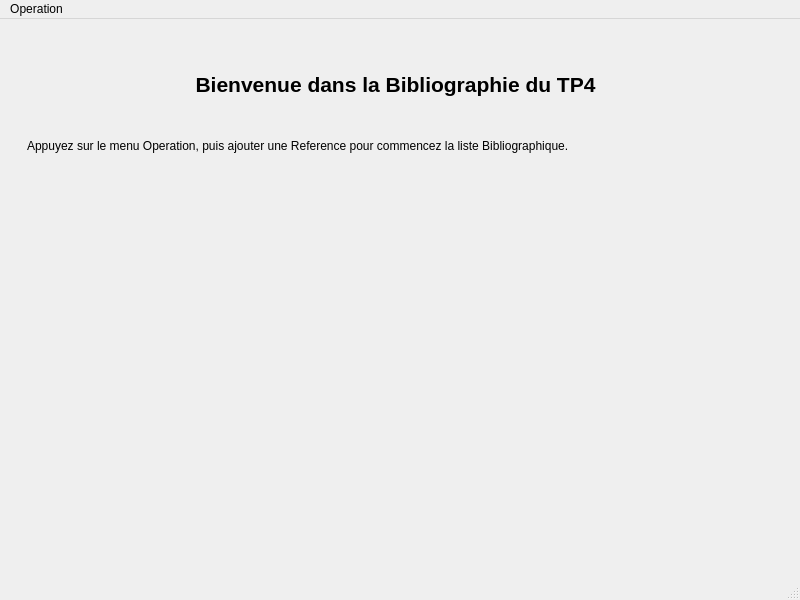
<?xml version="1.0" encoding="UTF-8"?>
<ui version="4.0">
 <class>FenetrePrincipale</class>
 <widget class="QMainWindow" name="FenetrePrincipale">
  <property name="geometry">
   <rect>
    <x>0</x>
    <y>0</y>
    <width>800</width>
    <height>600</height>
   </rect>
  </property>
  <property name="sizePolicy">
   <sizepolicy hsizetype="Preferred" vsizetype="Preferred">
    <horstretch>0</horstretch>
    <verstretch>0</verstretch>
   </sizepolicy>
  </property>
  <property name="windowTitle">
   <string>FenetrePrincipale</string>
  </property>
  <widget class="QWidget" name="centralwidget">
   <widget class="QLabel" name="label">
    <property name="geometry">
     <rect>
      <x>0</x>
      <y>10</y>
      <width>791</width>
      <height>111</height>
     </rect>
    </property>
    <property name="font">
     <font>
      <pointsize>16</pointsize>
      <weight>75</weight>
      <bold>true</bold>
     </font>
    </property>
    <property name="text">
     <string>Bienvenue dans la Bibliographie du TP4</string>
    </property>
    <property name="alignment">
     <set>Qt::AlignCenter</set>
    </property>
   </widget>
   <widget class="QLabel" name="txtAfficherBibliographie">
    <property name="geometry">
     <rect>
      <x>27</x>
      <y>120</y>
      <width>741</width>
      <height>421</height>
     </rect>
    </property>
    <property name="text">
     <string>Appuyez sur le menu Operation, puis ajouter une Reference pour commencez la liste Bibliographique. </string>
    </property>
    <property name="alignment">
     <set>Qt::AlignLeading|Qt::AlignLeft|Qt::AlignTop</set>
    </property>
   </widget>
  </widget>
  <widget class="QMenuBar" name="menubar">
   <property name="geometry">
    <rect>
     <x>0</x>
     <y>0</y>
     <width>800</width>
     <height>22</height>
    </rect>
   </property>
   <widget class="QMenu" name="menuOperation">
    <property name="title">
     <string>Operation</string>
    </property>
    <widget class="QMenu" name="menuAjouter_une_Reference">
     <property name="title">
      <string>Ajouter une Reference</string>
     </property>
     <addaction name="menuAjouterJournal"/>
     <addaction name="menuAjouterOuvrage"/>
    </widget>
    <addaction name="menuAjouter_une_Reference"/>
    <addaction name="menuSupprimerUneReference"/>
    <addaction name="separator"/>
    <addaction name="menuQuitter"/>
   </widget>
   <addaction name="menuOperation"/>
  </widget>
  <widget class="QStatusBar" name="statusbar"/>
  <action name="menuSupprimerUneReference">
   <property name="text">
    <string>Supprimer une Reference</string>
   </property>
  </action>
  <action name="menuQuitter">
   <property name="text">
    <string>Quitter</string>
   </property>
  </action>
  <action name="menuAjouterJournal">
   <property name="text">
    <string>Journal</string>
   </property>
  </action>
  <action name="menuAjouterOuvrage">
   <property name="text">
    <string>Ouvrage</string>
   </property>
  </action>
 </widget>
 <resources/>
 <connections>
  <connection>
   <sender>menuQuitter</sender>
   <signal>triggered()</signal>
   <receiver>FenetrePrincipale</receiver>
   <slot>close()</slot>
   <hints>
    <hint type="sourcelabel">
     <x>-1</x>
     <y>-1</y>
    </hint>
    <hint type="destinationlabel">
     <x>399</x>
     <y>299</y>
    </hint>
   </hints>
  </connection>
  <connection>
   <sender>menuAjouterJournal</sender>
   <signal>triggered()</signal>
   <receiver>FenetrePrincipale</receiver>
   <slot>DialogJournal()</slot>
   <hints>
    <hint type="sourcelabel">
     <x>-1</x>
     <y>-1</y>
    </hint>
    <hint type="destinationlabel">
     <x>399</x>
     <y>299</y>
    </hint>
   </hints>
  </connection>
  <connection>
   <sender>menuAjouterOuvrage</sender>
   <signal>triggered()</signal>
   <receiver>FenetrePrincipale</receiver>
   <slot>DialogOuvrage()</slot>
   <hints>
    <hint type="sourcelabel">
     <x>-1</x>
     <y>-1</y>
    </hint>
    <hint type="destinationlabel">
     <x>399</x>
     <y>299</y>
    </hint>
   </hints>
  </connection>
  <connection>
   <sender>menuSupprimerUneReference</sender>
   <signal>triggered()</signal>
   <receiver>FenetrePrincipale</receiver>
   <slot>DialogDeleteReference()</slot>
   <hints>
    <hint type="sourcelabel">
     <x>-1</x>
     <y>-1</y>
    </hint>
    <hint type="destinationlabel">
     <x>399</x>
     <y>299</y>
    </hint>
   </hints>
  </connection>
 </connections>
 <slots>
  <slot>DialogJournal()</slot>
  <slot>DialogOuvrage()</slot>
  <slot>DialogDeleteReference()</slot>
 </slots>
</ui>
